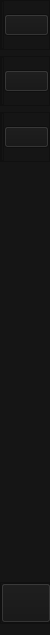
     <widget class="QWidget" name="leftMenuSubContainer" native="true">
      <property name="sizePolicy">
       <sizepolicy hsizetype="Preferred" vsizetype="Preferred">
        <horstretch>0</horstretch>
        <verstretch>0</verstretch>
       </sizepolicy>
      </property>
      <property name="minimumSize">
       <size>
        <width>50</width>
        <height>635</height>
       </size>
      </property>
      <property name="maximumSize">
       <size>
        <width>50</width>
        <height>16777215</height>
       </size>
      </property>
      <property name="styleSheet">
       <string notr="true">border-right-color: rgb(90, 90, 90);
border-top-color: rgb(90, 90, 90);
background-color: #151515;</string>
      </property>
      <layout class="QVBoxLayout" name="verticalLayout">
       <property name="leftMargin">
        <number>0</number>
       </property>
       <property name="topMargin">
        <number>0</number>
       </property>
       <property name="rightMargin">
        <number>0</number>
       </property>
       <item>
        <widget class="QFrame" name="selectorsWidget">
         <property name="minimumSize">
          <size>
           <width>50</width>
           <height>50</height>
          </size>
         </property>
         <property name="frameShape">
          <enum>QFrame::StyledPanel</enum>
         </property>
         <property name="frameShadow">
          <enum>QFrame::Raised</enum>
         </property>
         <layout class="QHBoxLayout" name="horizontalLayout_19">
          <property name="spacing">
           <number>0</number>
          </property>
          <property name="leftMargin">
           <number>0</number>
          </property>
          <property name="topMargin">
           <number>0</number>
          </property>
          <property name="rightMargin">
           <number>0</number>
          </property>
          <property name="bottomMargin">
           <number>0</number>
          </property>
          <item>
           <widget class="QFrame" name="annotTabIndicatorFrame">
            <property name="minimumSize">
             <size>
              <width>3</width>
              <height>0</height>
             </size>
            </property>
            <property name="maximumSize">
             <size>
              <width>3</width>
              <height>16777215</height>
             </size>
            </property>
            <property name="styleSheet">
             <string notr="true">background-color: #151515;</string>
            </property>
            <property name="frameShape">
             <enum>QFrame::StyledPanel</enum>
            </property>
            <property name="frameShadow">
             <enum>QFrame::Raised</enum>
            </property>
           </widget>
          </item>
          <item>
           <widget class="QPushButton" name="annotTabBtn">
            <property name="toolTip">
             <string>Selection tool to select annotation</string>
            </property>
            <property name="text">
             <string/>
            </property>
            <property name="icon">
             <iconset>
              <normaloff>icons/icons8-pencil-50.png</normaloff>icons/icons8-pencil-50.png</iconset>
            </property>
            <property name="iconSize">
             <size>
              <width>30</width>
              <height>30</height>
             </size>
            </property>
            <property name="checkable">
             <bool>true</bool>
            </property>
            <property name="checked">
             <bool>false</bool>
            </property>
           </widget>
          </item>
         </layout>
        </widget>
       </item>
       <item>
        <widget class="QFrame" name="projectsWidget">
         <property name="minimumSize">
          <size>
           <width>50</width>
           <height>50</height>
          </size>
         </property>
         <property name="frameShape">
          <enum>QFrame::StyledPanel</enum>
         </property>
         <property name="frameShadow">
          <enum>QFrame::Raised</enum>
         </property>
         <layout class="QHBoxLayout" name="horizontalLayout_20">
          <property name="spacing">
           <number>0</number>
          </property>
          <property name="leftMargin">
           <number>0</number>
          </property>
          <property name="topMargin">
           <number>0</number>
          </property>
          <property name="rightMargin">
           <number>0</number>
          </property>
          <property name="bottomMargin">
           <number>0</number>
          </property>
          <item>
           <widget class="QFrame" name="projectsTabIndicatorFrame">
            <property name="minimumSize">
             <size>
              <width>3</width>
              <height>0</height>
             </size>
            </property>
            <property name="maximumSize">
             <size>
              <width>3</width>
              <height>16777215</height>
             </size>
            </property>
            <property name="styleSheet">
             <string notr="true">background-color: #151515;</string>
            </property>
            <property name="frameShape">
             <enum>QFrame::StyledPanel</enum>
            </property>
            <property name="frameShadow">
             <enum>QFrame::Raised</enum>
            </property>
           </widget>
          </item>
          <item>
           <widget class="QPushButton" name="projectsTabBtn">
            <property name="minimumSize">
             <size>
              <width>0</width>
              <height>0</height>
             </size>
            </property>
            <property name="text">
             <string/>
            </property>
            <property name="icon">
             <iconset>
              <normaloff>icons/icons8-project-50.png</normaloff>icons/icons8-project-50.png</iconset>
            </property>
            <property name="iconSize">
             <size>
              <width>30</width>
              <height>30</height>
             </size>
            </property>
            <property name="checkable">
             <bool>true</bool>
            </property>
           </widget>
          </item>
         </layout>
        </widget>
       </item>
       <item>
        <widget class="QFrame" name="mlWidget">
         <property name="minimumSize">
          <size>
           <width>50</width>
           <height>50</height>
          </size>
         </property>
         <property name="frameShape">
          <enum>QFrame::StyledPanel</enum>
         </property>
         <property name="frameShadow">
          <enum>QFrame::Raised</enum>
         </property>
         <layout class="QHBoxLayout" name="horizontalLayout_21">
          <property name="spacing">
           <number>0</number>
          </property>
          <property name="leftMargin">
           <number>0</number>
          </property>
          <property name="topMargin">
           <number>0</number>
          </property>
          <property name="rightMargin">
           <number>0</number>
          </property>
          <property name="bottomMargin">
           <number>0</number>
          </property>
          <item>
           <widget class="QFrame" name="mlTabIndicatorFrame">
            <property name="minimumSize">
             <size>
              <width>3</width>
              <height>0</height>
             </size>
            </property>
            <property name="maximumSize">
             <size>
              <width>3</width>
              <height>16777215</height>
             </size>
            </property>
            <property name="styleSheet">
             <string notr="true">background-color: #151515;</string>
            </property>
            <property name="frameShape">
             <enum>QFrame::StyledPanel</enum>
            </property>
            <property name="frameShadow">
             <enum>QFrame::Raised</enum>
            </property>
           </widget>
          </item>
          <item>
           <widget class="QPushButton" name="mlTabBtn">
            <property name="minimumSize">
             <size>
              <width>0</width>
              <height>0</height>
             </size>
            </property>
            <property name="text">
             <string/>
            </property>
            <property name="icon">
             <iconset>
              <normaloff>icons/icons8-ant-head-50.png</normaloff>icons/icons8-ant-head-50.png</iconset>
            </property>
            <property name="iconSize">
             <size>
              <width>35</width>
              <height>35</height>
             </size>
            </property>
            <property name="checkable">
             <bool>true</bool>
            </property>
           </widget>
          </item>
         </layout>
        </widget>
       </item>
       <item>
        <spacer name="verticalSpacer">
         <property name="orientation">
          <enum>Qt::Vertical</enum>
         </property>
         <property name="sizeHint" stdset="0">
          <size>
           <width>20</width>
           <height>40</height>
          </size>
         </property>
        </spacer>
       </item>
       <item>
        <widget class="QFrame" name="infoWidget">
         <property name="frameShape">
          <enum>QFrame::StyledPanel</enum>
         </property>
         <property name="frameShadow">
          <enum>QFrame::Raised</enum>
         </property>
         <layout class="QVBoxLayout" name="verticalLayout_11">
          <property name="spacing">
           <number>0</number>
          </property>
          <property name="leftMargin">
           <number>0</number>
          </property>
          <property name="topMargin">
           <number>0</number>
          </property>
          <property name="rightMargin">
           <number>0</number>
          </property>
          <property name="bottomMargin">
           <number>0</number>
          </property>
          <item>
           <widget class="QPushButton" name="infoBtn">
            <property name="minimumSize">
             <size>
              <width>50</width>
              <height>40</height>
             </size>
            </property>
            <property name="text">
             <string/>
            </property>
            <property name="icon">
             <iconset>
              <normaloff>icons/icons8-information-50.png</normaloff>icons/icons8-information-50.png</iconset>
            </property>
            <property name="iconSize">
             <size>
              <width>25</width>
              <height>25</height>
             </size>
            </property>
           </widget>
          </item>
         </layout>
        </widget>
       </item>
      </layout>
     </widget>
